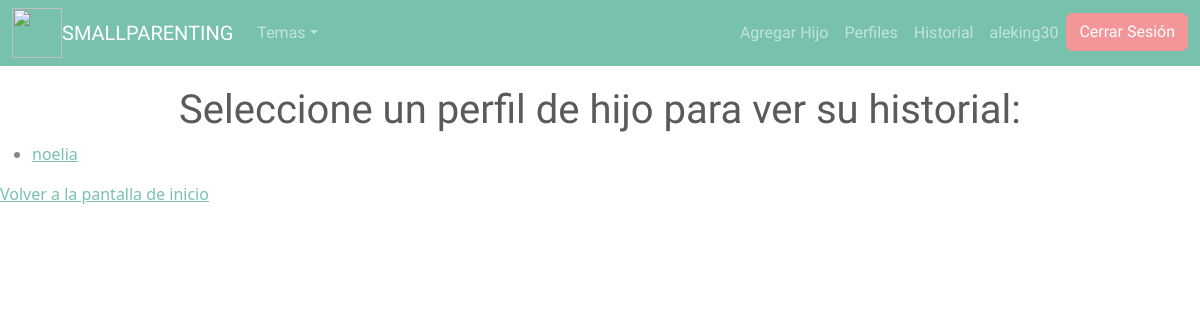
Page /historial_respuestas/ (signed in) on the earlier database version.
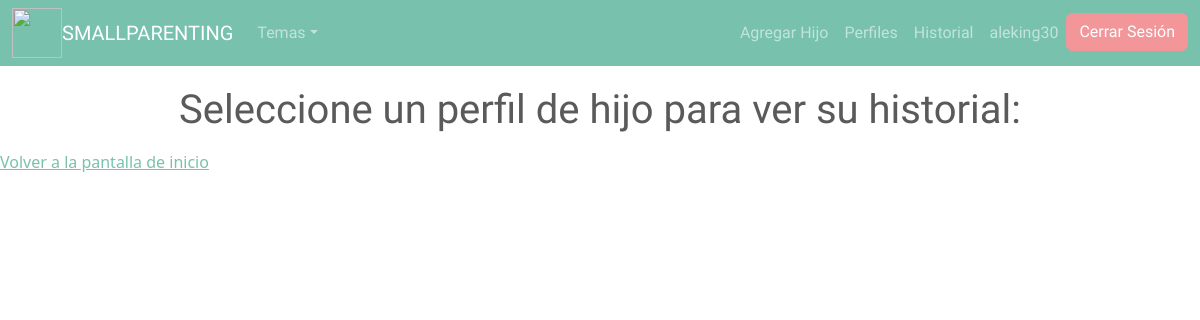
Same page on the later database version.
### SmallParentingAPI/models.py (models this page shows, shortened)
class Hijo(models.Model):
    nombre = models.CharField(max_length=100)
    fecha_de_nacimiento = models.DateField()
    genero = models.CharField(max_length=10)
    grado_academico = models.CharField(max_length=100)
    enfermedad_diagnosticada = models.CharField(max_length=100)
    materia_favorita = models.CharField(max_length=100)  # Actualización del campo
    respuesta_api = models.TextField(blank=True, null=True)
    conversacion_personalizada = models.TextField(default="[]")  # Campo para almacenar la respuesta de la API

### SmallParentingAPI/views.py (the view)
# urls.py: path('historial_respuestas/', historial_respuestas, name='historial_respuestas'),
def historial_respuestas(request):
    perfil_usuario = PerfilUsuario.objects.get(user=request.user)
    hijos = Hijo.objects.filter(perfilusuario=perfil_usuario)
    return render(request, 'historial_respuestas.html', {'hijos': hijos})

### SmallParentingAPI/templates/historial_respuestas.html (shortened to what this page needs)
{% load static %}
<!DOCTYPE html>
<html>
<head>
    <link rel="stylesheet" type="text/css" href="{% static 'CSS/H.respuestas.css' %}">
    <link
    rel="stylesheet"
    href="https://cdn.jsdelivr.net/npm/bootstrap@5.3.1/dist/css/bootstrap.min.css"
    />
    <link rel="stylesheet" href="{% static 'CSS/boostrap.min.css' %}" />
</head>
<body>
    <div class="contenedor">
        <nav class="navbar navbar-expand-lg navbar-dark bg-primary">
            <div class="container-fluid">
                <a
                    class="navbar_logo-wrapper w-inline-block"
                    href="{% url 'inicio' %}"
                >
                    <img
                    src="{% static 'imagenes' %}"
                    loading="eager"
                    width="50"
                    height="50"
                    class="navbar_logo"
                    />
                </a>
                <a class="navbar-brand" href="{% url 'inicio' %}">SMALLPARENTING</a>
                <div class="collapse navbar-collapse" id="navbarCollapse">
                    <ul class="navbar-nav">
                        <li class="nav-item dropdown">
                            <a
                            class="nav-link dropdown-toggle"
                            data-bs-toggle="dropdown"
                            href="#"
                            role="button"
                            aria-haspopup="true"
                            aria-expanded="true"
                            >Temas</a
                            >
                        </li>
                    </ul>
                    <ul class="navbar-nav ms-md-auto">
                        {% if request.user.is_authenticated %}
                        <li class="nav-item">
                            <a class="nav-link" href="{% url 'agregar_hijo' %}"
                            >Agregar Hijo</a
                            >
                        </li>
                        {% endif %} {% if not request.user.is_authenticated %}
                        <li class="nav-item">
                            <a class="nav-link" href="/registro/">Registrarse</a>
                        </li>
                        <li class="nav-item">
                            <a class="nav-link" href="#" onclick="mostrarPopup()"
                            >Iniciar sesión</a
                            >
                        </li>
                        {% else %}
                        <li class="nav-item">
                            <a
                            class="nav-link"
                            data-bs-toggle="offcanvas"
                            href="#PerfilHijo"
                            role="button"
                            aria-controls="PerfilesHijos"
                            >Perfiles</a
                            >
                        </li>
                        <li class="nav-item">
                            <a class="nav-link" href="{% url 'historial_respuestas' %}"
                            >Historial</a
                            >
                        </li>
                        <li class="nav-item">
                            <span class="nav-link" href="#"
                            >{{ request.user.username }}</span
                            >
                        </li>
                        <li class="nav-item">
                            <form action="{% url 'cerrar_sesion' %}" method="post">
                            <button type="submit" class="btn btn-secondary">
                                Cerrar Sesión
                            </button>
                            </form>
                        </li>
                        {% endif %}
                    </ul>
                </div>
            </div>
        </nav>
        <div class="contenedor-formulario">
            <h1>Seleccione un perfil de hijo para ver su historial:</h1>
            <ul>
                {% for hijo in hijos %}
                    <li><a href="{% url 'ver_historial_perfil' hijo.id %}">{{ hijo.nombre }}</a></li>
                {% endfor %}
            </ul>
            <a href="{% url 'inicio' %}">Volver a la pantalla de inicio</a>
        </div>
    </div>
</body>
</html>

### static/CSS/H.respuestas.css (style rules this page uses)
body { margin: 0; padding: 0; font-family: Arial, sans-serif; min-height: 100vh; background-color: #DCFFE9; background-repeat: no-repeat; background-size: 100% 100%; }
.contenedor { width: 100%; }
h1 { font-size: 2.5rem; text-align: center; margin-bottom: 30px; }
.contenedor-formulario { margin-top: 20px; width: 100%; }

Differences in the rows shown:
removed Hijo: nombre "noelia"
